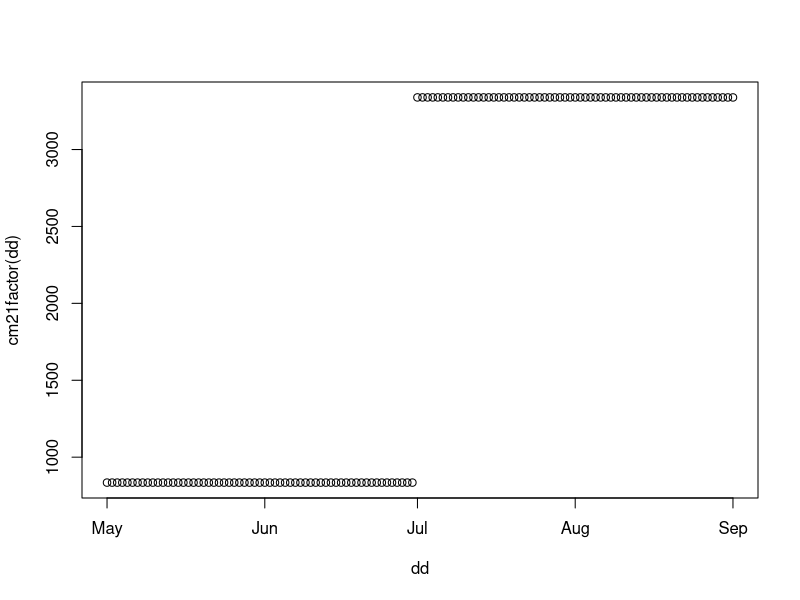

R code for this plot:
# /* Copyright (C) 2022 Athanasios Natsis <natsisthanasis@gmail.com> */

#### Functions including the calibration factors of the instruments and the acquisition system.

Sys.setenv(TZ = "UTC")

####  Check input date help function  ####
is.POSIXct <- function(x) inherits(x, "POSIXct")

####  Calibration values from CM21_caldata_06.txt  ####
cm21_calibration_data <- matrix(
       c( "1991-01-01", 11.98E-6, 0.5E-2,
          "1995-10-21", 11.98E-6,   2E-2,
          "1995-11-02", 11.98E-6,   1E-2,  ## <- this is correct!!!
          "2004-07-01", 11.98E-6,   4E-2,  ## <- date is not correct needs a shift
          "2004-07-22", 11.98E-6,   4E-2,  ## <- date is not correct needs a shift
          "2005-12-05", 11.99E-6,   4E-2,
          "2011-12-30", 11.96E-6,   4E-2,
          "2012-01-31", 11.96E-6,   4E-2,
          "2022-06-04", 12.02E-6,   4E-2  ),
       byrow = TRUE,
       ncol = 3)


## Format to data frame
cm21_calibration_data <- data.frame(Date        = as.POSIXct( cm21_calibration_data[,1] ),
                                    Sensitivity = as.numeric( cm21_calibration_data[,2] ),
                                    Gain        = as.numeric( cm21_calibration_data[,3] ))

####  Interpolation functions with extend to right rule  ####
cm21_sensitivity <- approxfun( x      = cm21_calibration_data$Date,
                               y      = cm21_calibration_data$Sensitivity,
                               rule   = 1:2  )

cm21_gain        <- approxfun( x      = cm21_calibration_data$Date,
                               y      = cm21_calibration_data$Gain,
                               method = "constant",
                               rule   = 1:2  )


#'
#' Conversion factor from volt to watt for CM-21
#'
#' @details      This uses both the sensitivity of the instruments and
#'               the gain factor of the measurement device.
#'
#' @param  date  POSIXct date input for the conversion factor
#'
#' @return (numeric) Conversion factor
#'
#' @export
cm21factor <- function(date) {
    if (is.POSIXct(date)) {
        return( cm21_gain(date) / cm21_sensitivity(date) )
    } else {
        stop("input must be POSIXct.\n you gave : ",date)
    }
}



####  Set possible signal range on acquisition  ####
signal_physical_limits <- matrix(
    c( "1991-01-01", -1.0, 5.0,
       "1995-10-21", -0.4, 1.2,
       "1995-11-02", -0.6, 2.5,
       "2004-07-01", -0.2, 0.6,
       "2005-12-05", -0.2, 0.6,
       "2011-12-30", -0.2, 0.6,
       "2012-01-31", -0.2, 0.6,
       "2022-06-04", -0.2, 0.6
        ),    byrow = TRUE,
    ncol = 3)

## Format to data frame
signal_physical_limits <- data.frame(Date      = as.POSIXct(signal_physical_limits[,1]),
                                     Lower_lim = as.numeric(signal_physical_limits[,2]),
                                     Upper_lim = as.numeric(signal_physical_limits[,3]))

# cm21factor(signal_physical_limits$Date) * signal_physical_limits$Lower_lim
# cm21factor(signal_physical_limits$Date) * signal_physical_limits$Upper_lim

signal_physical_limits$Lower_radiation_lim <- cm21factor(signal_physical_limits$Date) * signal_physical_limits$Lower_lim
signal_physical_limits$Upper_radiation_lim <- cm21factor(signal_physical_limits$Date) * signal_physical_limits$Upper_lim


####  Functions to get upper and lower limit for acquisition signal  ####
signal_lower_limit <- approxfun(x      = signal_physical_limits$Date,
                                y      = signal_physical_limits$Lower_lim,
                                method = "constant",
                                rule   = 1:2  )

signal_upper_limit <- approxfun(x      = signal_physical_limits$Date,
                                y      = signal_physical_limits$Upper_lim,
                                method = "constant",
                                rule   = 1:2  )


dd <- seq.POSIXt(as.POSIXct("2004-05-01"), as.POSIXct("2004-09-01"), by = "day")
plot(dd, cm21factor(dd))
